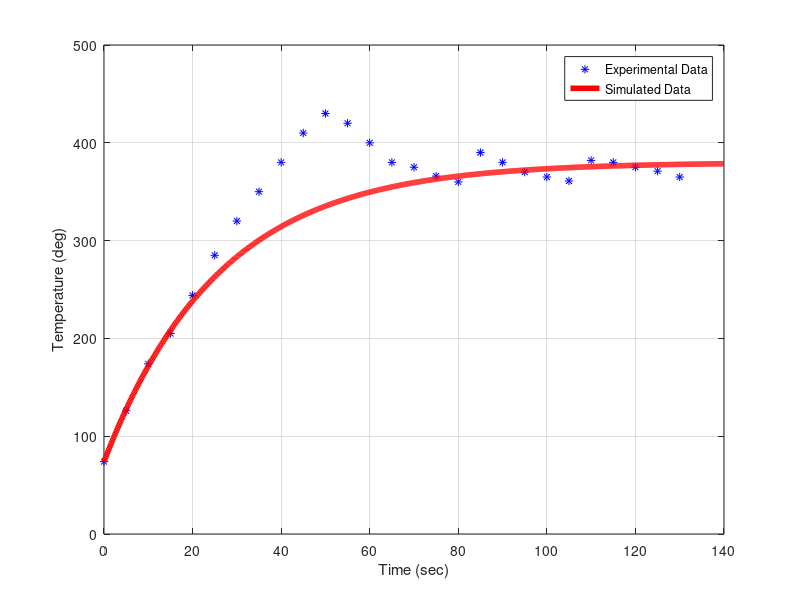

The MATLAB script that drew this image:
clear
clc
close all

 time_data = [
     0 
     5
10
15
20
25
30
35
40
45
50
55
60
65
70
75
80
85
90
95
100
105
110
115
120
125
130];

Temp_data = [ 74
126
174
205
244
285
320
350
380
410
430
420
400
380
375
366
360
390
380
370
365
361
382
380
375
371
365];

figure()
plot(time_data,Temp_data,'b*')


%###Zeros poles and gains
%# X = k / (s + c)
tau = 26;
c = 1/tau;
FVT = 306;
k = FVT*c;
N = [k];
D = [1,c];
G = tf(N,D)
tout = linspace(0,140,1000);
yout = step(G,tout);
hold on
plot(tout,yout+74,'r-','LineWidth',4)
legend('Experimental Data','Simulated Data')
xlabel('Time (sec)')
ylabel('Temperature (deg)')
grid on
